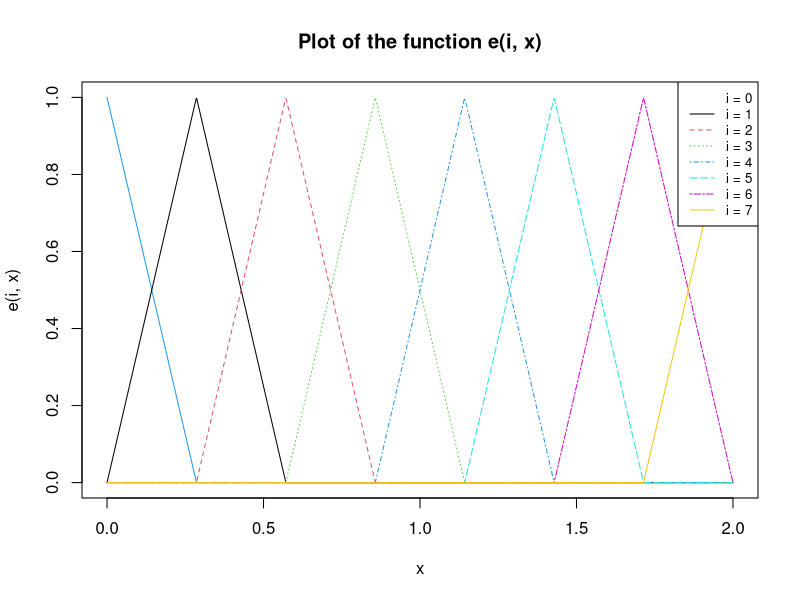
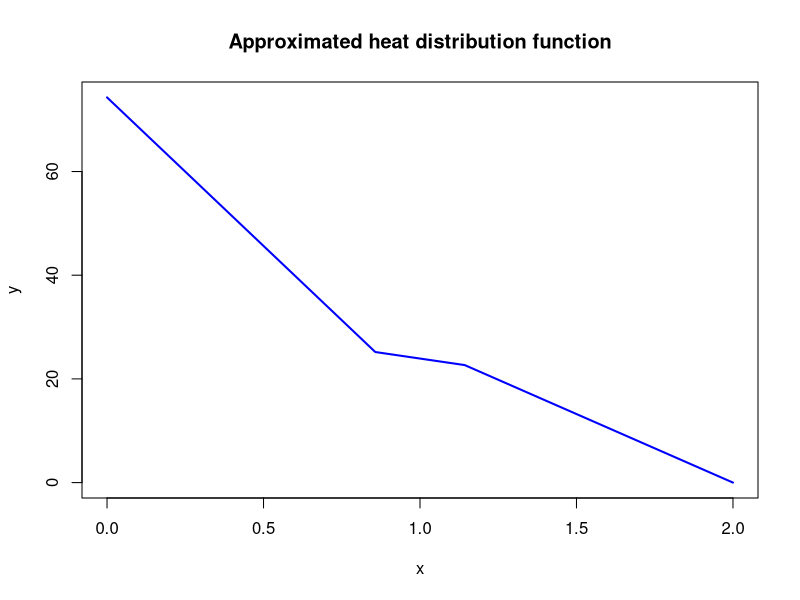

Source code (R) for these figures, in order:
n <- 7

# base functions starting from 0, because it was easier for me to track indexes
e <- function(i, x){
  interval_width = 2/n
  if (x > interval_width*(i-1) && x <= interval_width*(i)){
    return (n/2*x - i + 1)
  }
  else if (x > interval_width*(i) && x < interval_width*(i+1)){
    return (-n/2*x + i + 1)
  }
  else {
    return (0)
  }
}

e_derivative <- function(i, x){
  interval_width = 2/n
  if (x > interval_width*(i-1) && x <= interval_width*(i)){
    return (n/2)
  }
  else if (x > interval_width*(i) && x < interval_width*(i+1)){
    return (-n/2)
  }
  else {
    return (0)
  }
}

# draw plot for base functions
x_values <- seq(0, 2, length.out = 1000)

plot(x_values, sapply(x_values, function(x) e(0, x)), type = "l", col = 100, lty = 1,
     xlab = "x", ylab = "e(i, x)", main = "Plot of the function e(i, x)")

for (i in 1:n) {
  y_values <- sapply(x_values, function(x) e(i, x))
  lines(x_values, y_values, col = i, lty = i)
}

legend("topright", legend = paste("i =", 0:n), col = 0:n, lty = 0:n, cex = 0.8)


# product of derivatives of the base functions
integrand_k_u_v <- function(i, j){
  return (function(x){
      if (x>=0 && x<= 1){
        return(e_derivative(i, x)*e_derivative(j, x))
      }
      else if(x > 1 && x<= 2){
        return(2*e_derivative(i, x)*e_derivative(j, x))
      }
      else{
        return (0)
      }
    }
  )
}

gaussian_legendre_2_points_interval <- function(f, a, b) {
  standard_points <- c(-sqrt(3)/3, sqrt(3)/3)
  weights <- c(1, 1)
  
  points_suited_for_interval <- 0.5 * (b - a) * standard_points + 0.5 * (a + b)
  
  result <- 0.5 * (b - a) * sum(weights[1] * f(points_suited_for_interval[1]), weights[2] * f(points_suited_for_interval[2]))
  
  return(result)
}

# count B(e_i, e_j)
B <- function(i, j){
  interval_width = 2/n
  
  a = interval_width * max(0, i-1, j-1)
  b = interval_width * min(i+1, j+1)
  
  return(gaussian_legendre_2_points_interval(integrand_k_u_v(i,j), a, b) - e(i, 0)*e(j, 0))
}

# count L(e_j)
L <- function(j){
  return((-17)*e(j, 0))
}

matrix_equation_res <- function(){
    M <- matrix(0, n, n)
    
    for (i in 1:(n)){
      for (j in 1:(n)){
        M[i,j] <- B(j-1, i-1) # B-indexes because of indexes of base functions
      }
    }
    
    C <- sapply(0:(n-1), L)
    
    return(solve(M, C))
}

lin_combination_of_base_fun <- function(x, vector){
  return(sum(vector * sapply(0:(n-1), e, x = x))) # multiply i-elem of vector e(i-1, x), because of indexing
  }


FEM_heat_distribution <- function(){
  w_vector = matrix_equation_res()
  
  approximated_function <- function(x){
    return (lin_combination_of_base_fun(x, w_vector))
  }

  # draw plot
  x_values <- seq(0, 2, length.out = 1000)
  y_values <- sapply(x_values, approximated_function)
  
  plot(x_values, y_values, type = "l", col = "blue", lwd = 2, xlab = "x", ylab = "y", main = "Approximated heat distribution function")
  
  return (approximated_function)
}


FEM_heat_distribution()
